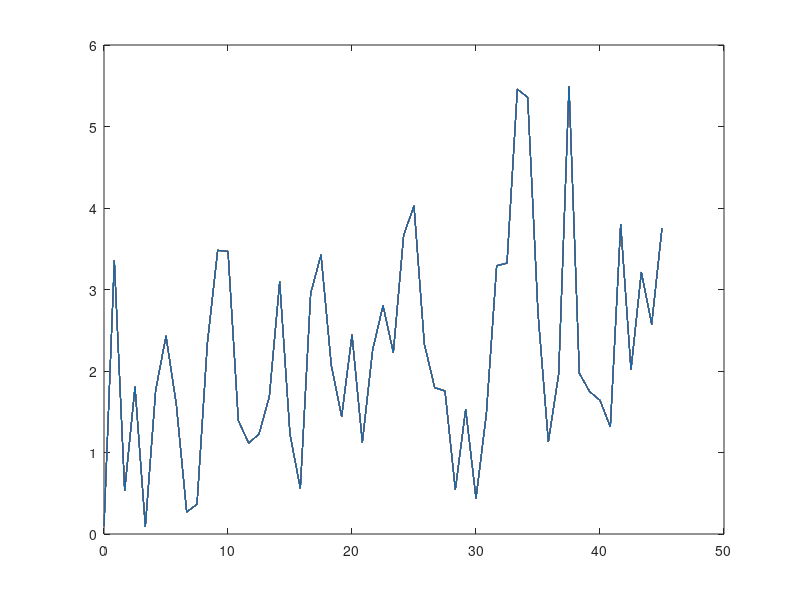

MATLAB code for this plot:
clear all;
datapoint = zeros(10,300,50);%channel, timepoints, sample

Fs = 250;
%T = 1/Fs;             % Sampling period
L = size(datapoint,2);            % Length of signal
C = size(datapoint,1);
S = size(datapoint,3);
T = 1/Fs;             % Sampling period
t = (0:L-1)*T;        % Time vector
%nyquist = L/2;
for sample=1:S/2
    datapoint(:,:,sample) = 0.7*sin(2*pi*[50;50;51;52;48;41;50;50;50;50]*t)+2*randn(C,L);
end
for sample=S/2+1:S
    datapoint(:,:,sample) = 0.7*sin(2*pi*[20;20;21;22;18;11;20;20;20;20]*t)+2*randn(C,L);
end

P1 = zeros(S,C,L/2+1);
for s=1:S
    for i=1:C
        Y = fft(datapoint(i,:));
        P2 = abs(Y./L);
        P1(s,i,:) = 2*P2(1:L/2+1);
        P1(s,i,2:end-1) = 2*P1(s,i,2:end-1);
    end
end
f = Fs*(0:(L/2))/L;

IND = find(f<=45);
plot(f(IND),P1(:,IND));
P1 = P1(:,:,IND);
Data = P1(:,:);

[COEFF,score,latent] = princomp(Data);